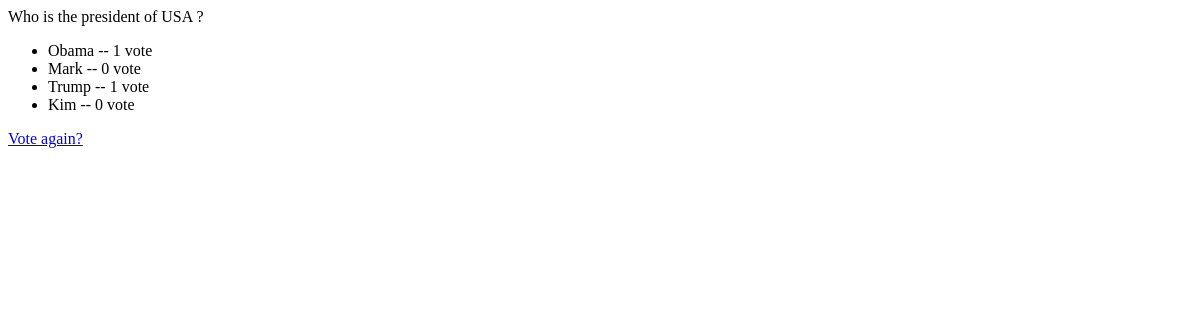
The page /polls/2/results/ on the database as committed earlier.
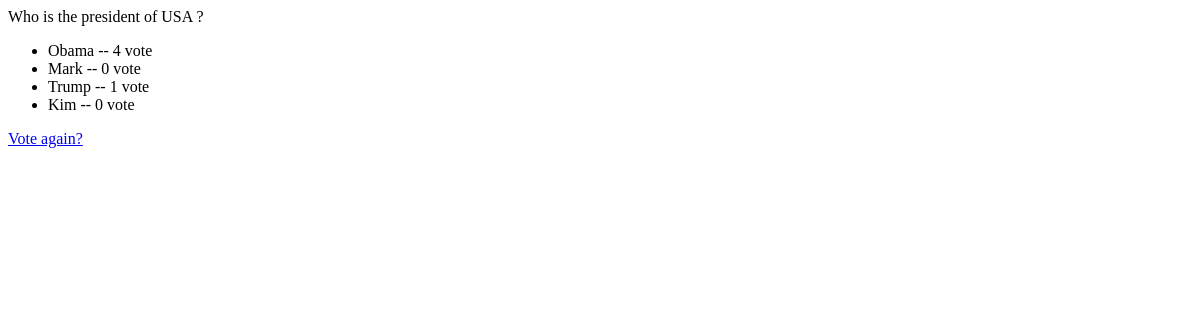
The same page on the database as committed later.
### polls/models.py (models this page shows, shortened)
class Choice(models.Model):
	question = models.ForeignKey(Question, on_delete=models.CASCADE)
	choice_text = models.CharField(max_length=200)
	votes = models.IntegerField(default=0)

### polls/views.py (the view)
# urls.py: path('<int:pk>/results/',views.ResultsView.as_view(), name='results'),
class ResultsView(generic.DetailView):
	model = Question
	template_name = 'polls/results.html'

### polls/templates/polls/results.html (shortened to what this page needs)
<ul>
	{% for choice in question.choice_set.all %}
	<li>
		{{choice.choice_text}} -- {{ choice.votes }} vote
	</li>
	{% endfor %}
</ul>
<a href = "{% url 'polls:detail' question.id %}">Vote again?</a>

Rows that differ between the two databases and show on the page:
changed Choice "Obama": votes "1" → "4"
